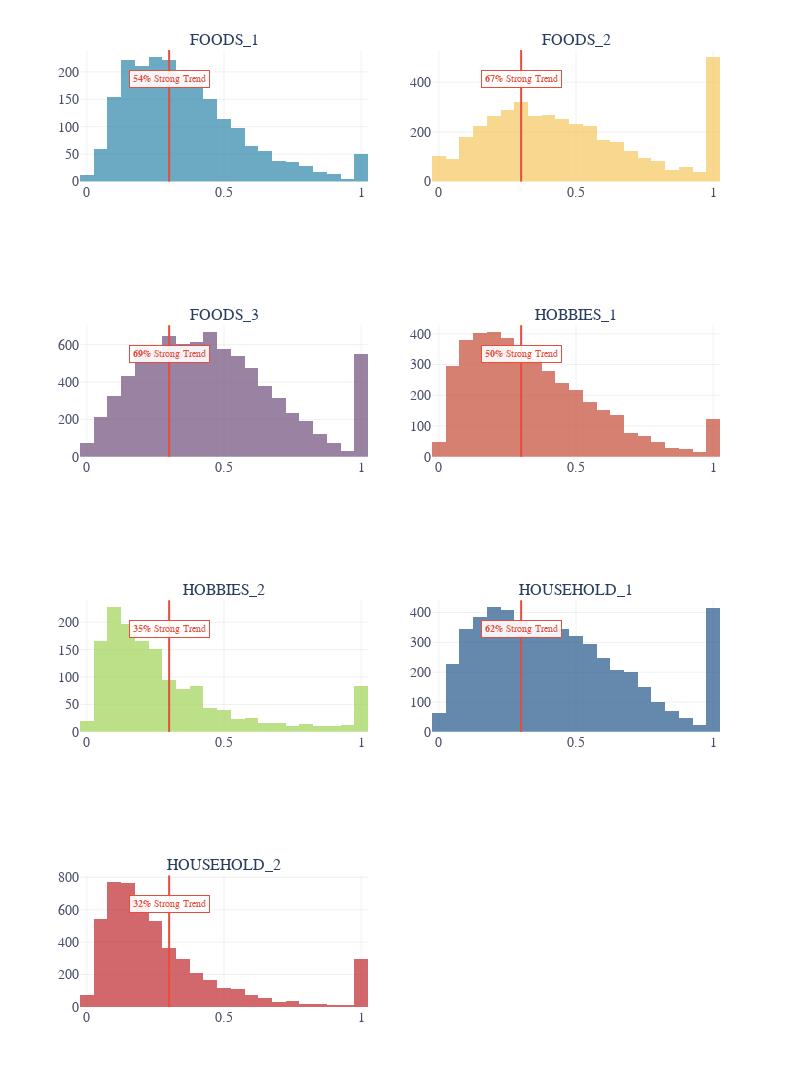

Notebook source saved alongside this figure:
### Markdown cell above
### 6.2 By Department

### Code cell
plot_distribution(
    diagnostics,
    columns=['trend'],
    use_metric_defaults=True,  
    thresholds={
        'trend': 0.3,            
    },
    threshold_labels={
        'trend': 'Strong Trend',
    },
    show_threshold_pct=True,
    mode='facet',
    group_col='dept_id'

)

### Figure 1 — Plotly figure (JSON) as saved in the notebook; plotly's stock layout.template omitted (floating-point values rounded to 4 significant figures; data arrays with more than 128 entries replaced by an {"elided": "..."} marker saying what was removed)
{"data": [{"marker": {"color": "#2E86AB", "opacity": 0.7}, "name": "trend", "nbinsx": 30, "showlegend": false, "type": "histogram", "visible": true, "x": {"elided": "2160 float values"}, "xaxis": "x", "yaxis": "y"}, {"marker": {"color": "#F6C85F", "opacity": 0.7}, "name": "trend", "nbinsx": 30, "showlegend": false, "type": "histogram", "visible": true, "x": {"elided": "3980 float values"}, "xaxis": "x2", "yaxis": "y2"}, {"marker": {"color": "#6F4E7C", "opacity": 0.7}, "name": "trend", "nbinsx": 30, "showlegend": false, "type": "histogram", "visible": true, "x": {"elided": "8230 float values"}, "xaxis": "x3", "yaxis": "y3"}, {"marker": {"color": "#C34A36", "opacity": 0.7}, "name": "trend", "nbinsx": 30, "showlegend": false, "type": "histogram", "visible": true, "x": {"elided": "4160 float values"}, "xaxis": "x4", "yaxis": "y4"}, {"marker": {"color": "#9FD356", "opacity": 0.7}, "name": "trend", "nbinsx": 30, "showlegend": false, "type": "histogram", "visible": true, "x": {"elided": "1490 float values"}, "xaxis": "x5", "yaxis": "y5"}, {"marker": {"color": "#235789", "opacity": 0.7}, "name": "trend", "nbinsx": 30, "showlegend": false, "type": "histogram", "visible": true, "x": {"elided": "5320 float values"}, "xaxis": "x6", "yaxis": "y6"}, {"marker": {"color": "#C1292E", "opacity": 0.7}, "name": "trend", "nbinsx": 30, "showlegend": false, "type": "histogram", "visible": true, "x": {"elided": "5150 float values"}, "xaxis": "x7", "yaxis": "y7"}], "layout": {"annotations": [{"font": {"size": 16}, "showarrow": false, "text": "FOODS_1", "x": 0.225, "xanchor": "center", "xref": "paper", "y": 1, "yanchor": "bottom", "yref": "paper"}, {"font": {"size": 16}, "showarrow": false, "text": "FOODS_2", "x": 0.775, "xanchor": "center", "xref": "paper", "y": 1, "yanchor": "bottom", "yref": "paper"}, {"font": {"size": 16}, "showarrow": false, "text": "FOODS_3", "x": 0.225, "xanchor": "center", "xref": "paper", "y": 0.7125, "yanchor": "bottom", "yref": "paper"}, {"font": {"size": 16}, "showarrow": false, "text": "HOBBIES_1", "x": 0.775, "xanchor": "center", "xref": "paper", "y": 0.7125, "yanchor": "bottom", "yref": "paper"}, {"font": {"size": 16}, "showarrow": false, "text": "HOBBIES_2", "x": 0.225, "xanchor": "center", "xref": "paper", "y": 0.425, "yanchor": "bottom", "yref": "paper"}, {"font": {"size": 16}, "showarrow": false, "text": "HOUSEHOLD_1", "x": 0.775, "xanchor": "center", "xref": "paper", "y": 0.425, "yanchor": "bottom", "yref": "paper"}, {"font": {"size": 16}, "showarrow": false, "text": "HOUSEHOLD_2", "x": 0.225, "xanchor": "center", "xref": "paper", "y": 0.1375, "yanchor": "bottom", "yref": "paper"}, {"bgcolor": "rgba(255,255,255,0.9)", "bordercolor": "#e74c3c", "borderpad": 3, "borderwidth": 1, "font": {"color": "#e74c3c", "size": 10}, "showarrow": false, "text": "<b>54%</b> Strong Trend", "x": 0.3, "xref": "x", "y": 0.85, "yref": "y domain"}, {"bgcolor": "rgba(255,255,255,0.9)", "bordercolor": "#e74c3c", "borderpad": 3, "borderwidth": 1, "font": {"color": "#e74c3c", "size": 10}, "showarrow": false, "text": "<b>67%</b> Strong Trend", "x": 0.3, "xref": "x2", "y": 0.85, "yref": "y2 domain"}, {"bgcolor": "rgba(255,255,255,0.9)", "bordercolor": "#e74c3c", "borderpad": 3, "borderwidth": 1, "font": {"color": "#e74c3c", "size": 10}, "showarrow": false, "text": "<b>69%</b> Strong Trend", "x": 0.3, "xref": "x3", "y": 0.85, "yref": "y3 domain"}, {"bgcolor": "rgba(255,255,255,0.9)", "bordercolor": "#e74c3c", "borderpad": 3, "borderwidth": 1, "font": {"color": "#e74c3c", "size": 10}, "showarrow": false, "text": "<b>50%</b> Strong Trend", "x": 0.3, "xref": "x4", "y": 0.85, "yref": "y4 domain"}, {"bgcolor": "rgba(255,255,255,0.9)", "bordercolor": "#e74c3c", "borderpad": 3, "borderwidth": 1, "font": {"color": "#e74c3c", "size": 10}, "showarrow": false, "text": "<b>35%</b> Strong Trend", "x": 0.3, "xref": "x5", "y": 0.85, "yref": "y5 domain"}, {"bgcolor": "rgba(255,255,255,0.9)", "bordercolor": "#e74c3c", "borderpad": 3, "borderwidth": 1, "font": {"color": "#e74c3c", "size": 10}, "showarrow": false, "text": "<b>62%</b> Strong Trend", "x": 0.3, "xref": "x6", "y": 0.85, "yref": "y6 domain"}, {"bgcolor": "rgba(255,255,255,0.9)", "bordercolor": "#e74c3c", "borderpad": 3, "borderwidth": 1, "font": {"color": "#e74c3c", "size": 10}, "showarrow": false, "text": "<b>32%</b> Strong Trend", "x": 0.3, "xref": "x7", "y": 0.85, "yref": "y7 domain"}], "font": {"family": "Source Sans Pro", "size": 14}, "height": 1400, "legend": {"bgcolor": "rgba(255,255,255,0.9)", "bordercolor": "rgba(0,0,0,0.1)", "borderwidth": 1, "font": {"color": "#222222", "size": 12}, "orientation": "h", "x": 0.5, "xanchor": "center", "y": -0.12, "yanchor": "top"}, "margin": {"b": 85, "t": 50}, "paper_bgcolor": "white", "plot_bgcolor": "white", "shapes": [{"line": {"color": "#e74c3c", "dash": "solid", "width": 2}, "type": "line", "x0": 0.3, "x1": 0.3, "xref": "x", "y0": 0, "y1": 1, "yref": "y domain"}, {"line": {"color": "#e74c3c", "dash": "solid", "width": 2}, "type": "line", "x0": 0.3, "x1": 0.3, "xref": "x2", "y0": 0, "y1": 1, "yref": "y2 domain"}, {"line": {"color": "#e74c3c", "dash": "solid", "width": 2}, "type": "line", "x0": 0.3, "x1": 0.3, "xref": "x3", "y0": 0, "y1": 1, "yref": "y3 domain"}, {"line": {"color": "#e74c3c", "dash": "solid", "width": 2}, "type": "line", "x0": 0.3, "x1": 0.3, "xref": "x4", "y0": 0, "y1": 1, "yref": "y4 domain"}, {"line": {"color": "#e74c3c", "dash": "solid", "width": 2}, "type": "line", "x0": 0.3, "x1": 0.3, "xref": "x5", "y0": 0, "y1": 1, "yref": "y5 domain"}, {"line": {"color": "#e74c3c", "dash": "solid", "width": 2}, "type": "line", "x0": 0.3, "x1": 0.3, "xref": "x6", "y0": 0, "y1": 1, "yref": "y6 domain"}, {"line": {"color": "#e74c3c", "dash": "solid", "width": 2}, "type": "line", "x0": 0.3, "x1": 0.3, "xref": "x7", "y0": 0, "y1": 1, "yref": "y7 domain"}], "width": 800, "xaxis": {"anchor": "y", "color": "#4A4E69", "domain": [0, 0.45], "gridcolor": "rgba(0,0,0,0.06)", "showgrid": true, "tickcolor": "#4A4E69"}, "xaxis2": {"anchor": "y2", "color": "#4A4E69", "domain": [0.55, 1], "gridcolor": "rgba(0,0,0,0.06)", "showgrid": true, "tickcolor": "#4A4E69"}, "xaxis3": {"anchor": "y3", "color": "#4A4E69", "domain": [0, 0.45], "gridcolor": "rgba(0,0,0,0.06)", "showgrid": true, "tickcolor": "#4A4E69"}, "xaxis4": {"anchor": "y4", "color": "#4A4E69", "domain": [0.55, 1], "gridcolor": "rgba(0,0,0,0.06)", "showgrid": true, "tickcolor": "#4A4E69"}, "xaxis5": {"anchor": "y5", "color": "#4A4E69", "domain": [0, 0.45], "gridcolor": "rgba(0,0,0,0.06)", "showgrid": true, "tickcolor": "#4A4E69"}, "xaxis6": {"anchor": "y6", "color": "#4A4E69", "domain": [0.55, 1], "gridcolor": "rgba(0,0,0,0.06)", "showgrid": true, "tickcolor": "#4A4E69"}, "xaxis7": {"anchor": "y7", "color": "#4A4E69", "domain": [0, 0.45], "gridcolor": "rgba(0,0,0,0.06)", "showgrid": true, "tickcolor": "#4A4E69"}, "xaxis8": {"anchor": "y8", "color": "#4A4E69", "domain": [0.55, 1], "gridcolor": "rgba(0,0,0,0.06)", "showgrid": true, "tickcolor": "#4A4E69"}, "yaxis": {"anchor": "x", "color": "#4A4E69", "domain": [0.8625, 1], "gridcolor": "rgba(0,0,0,0.06)", "showgrid": true, "tickcolor": "#4A4E69"}, "yaxis2": {"anchor": "x2", "color": "#4A4E69", "domain": [0.8625, 1], "gridcolor": "rgba(0,0,0,0.06)", "showgrid": true, "tickcolor": "#4A4E69"}, "yaxis3": {"anchor": "x3", "color": "#4A4E69", "domain": [0.575, 0.7125], "gridcolor": "rgba(0,0,0,0.06)", "showgrid": true, "tickcolor": "#4A4E69"}, "yaxis4": {"anchor": "x4", "color": "#4A4E69", "domain": [0.575, 0.7125], "gridcolor": "rgba(0,0,0,0.06)", "showgrid": true, "tickcolor": "#4A4E69"}, "yaxis5": {"anchor": "x5", "color": "#4A4E69", "domain": [0.2875, 0.425], "gridcolor": "rgba(0,0,0,0.06)", "showgrid": true, "tickcolor": "#4A4E69"}, "yaxis6": {"anchor": "x6", "color": "#4A4E69", "domain": [0.2875, 0.425], "gridcolor": "rgba(0,0,0,0.06)", "showgrid": true, "tickcolor": "#4A4E69"}, "yaxis7": {"anchor": "x7", "color": "#4A4E69", "domain": [0, 0.1375], "gridcolor": "rgba(0,0,0,0.06)", "showgrid": true, "tickcolor": "#4A4E69"}, "yaxis8": {"anchor": "x8", "color": "#4A4E69", "domain": [0, 0.1375], "gridcolor": "rgba(0,0,0,0.06)", "showgrid": true, "tickcolor": "#4A4E69"}}}
